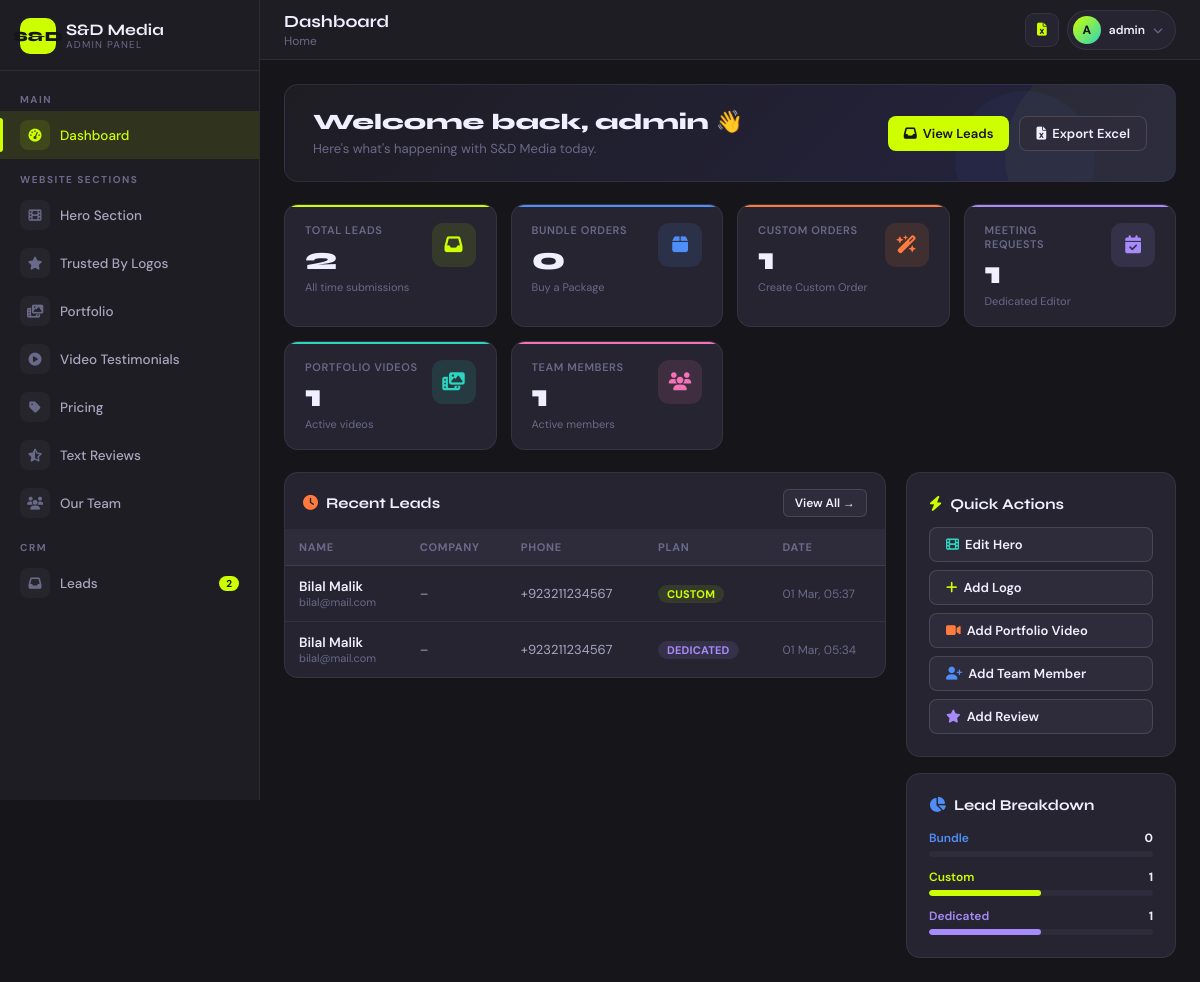
/cadmin/ (signed in), run on the app's committed database.
### core/models.py (models this page shows, shortened)
class Lead(models.Model):
    PLAN_CHOICES = [
        ('bundle', 'Buy a Package'),
        ('custom', 'Create Custom Order'),
        ('dedicated', 'Dedicated Editor'),
    ]
    name = models.CharField(max_length=100)
    company_name = models.CharField(max_length=150, blank=True)
    phone = models.CharField(max_length=30)
    email = models.EmailField()
    selected_plan = models.CharField(max_length=20, choices=PLAN_CHOICES)
    selected_video_types = models.ManyToManyField(VideoType, blank=True, related_name='leads')
    submitted_at = models.DateTimeField(auto_now_add=True)
    ip_address = models.GenericIPAddressField(blank=True, null=True)
    notes = models.TextField(blank=True)
    class Meta:
        verbose_name = "Lead / Submission"
        verbose_name_plural = "Leads / Submissions"
        ordering = ['-submitted_at']

### core/cadmin_views.py (the view)
# urls.py: path('',                 v.dashboard,       name='dashboard'),
@cadmin_required
def dashboard(request):
    return render(request, 'custom_admin/dashboard.html', {
        'total_leads':      Lead.objects.count(),
        'bundle_leads':     Lead.objects.filter(selected_plan='bundle').count(),
        'custom_leads':     Lead.objects.filter(selected_plan='custom').count(),
        'dedicated_leads':  Lead.objects.filter(selected_plan='dedicated').count(),
        'portfolio_videos': PortfolioVideo.objects.filter(is_active=True).count(),
        'team_members':     TeamMember.objects.filter(is_active=True).count(),
        'recent_leads':     Lead.objects.prefetch_related('selected_video_types').order_by('-submitted_at')[:8],
        'lead_count':       Lead.objects.count(),
    })

### core/cadmin_views.py (called while the page is built)
def is_staff(user):
    return user.is_authenticated and (user.is_staff or user.is_superuser)

### templates/custom_admin/dashboard.html (shortened to what this page needs)
{% extends "custom_admin/base.html" %}
{% block page_title %}Dashboard{% endblock %}
{% block content %}
<div style="background:linear-gradient(135deg,#1E1D23 0%,#252340 100%);border:1px solid rgba(255,255,255,0.07);border-radius:14px;padding:24px 28px;margin-bottom:22px;display:flex;align-items:center;justify-content:space-between;flex-wrap:wrap;gap:14px;overflow:hidden;position:relative;">
  <div style="position:relative;z-index:1;">
    <h1 style="font-family:'Syne',sans-serif;font-size:22px;font-weight:800;color:#F0EFFF;margin-bottom:5px;">Welcome back, {{ request.user.username }} 👋</h1>
    <p style="color:#6B698A;font-size:13px;">Here's what's happening with S&D Media today.</p>
  </div>
  <div style="display:flex;gap:10px;flex-wrap:wrap;position:relative;z-index:1;">
    <a href="{% url 'cadmin:lead_list' %}" class="btn btn-primary"><i class="fa-solid fa-inbox"></i> View Leads</a>
    <a href="{% url 'export-leads' %}" class="btn btn-secondary"><i class="fa-solid fa-file-excel"></i> Export Excel</a>
  </div>
</div>
<div class="stats-grid" style="margin-bottom:22px;">
  <a href="{% url 'cadmin:lead_list' %}" class="stat-card" style="--accent-color:#CDFF00;text-decoration:none;">
    <div class="stat-info">
      <div class="stat-label">Total Leads</div>
      <div class="stat-value">{{ total_leads }}</div>
      <div class="stat-sub">All time submissions</div>
    </div>
    <div class="stat-icon" style="background:rgba(205,255,0,0.10);color:#CDFF00;"><i class="fa-solid fa-inbox"></i></div>
  </a>
  <a href="{% url 'cadmin:lead_list' %}?plan=bundle" class="stat-card" style="--accent-color:#4F8EF7;text-decoration:none;">
    <div class="stat-info">
      <div class="stat-label">Bundle Orders</div>
      <div class="stat-value">{{ bundle_leads }}</div>
      <div class="stat-sub">Buy a Package</div>
    </div>
    <div class="stat-icon" style="background:rgba(79,142,247,0.12);color:#4F8EF7;"><i class="fa-solid fa-box"></i></div>
  </a>
  <a href="{% url 'cadmin:lead_list' %}?plan=custom" class="stat-card" style="--accent-color:#FF7A3D;text-decoration:none;">
    <div class="stat-info">
      <div class="stat-label">Custom Orders</div>
      <div class="stat-value">{{ custom_leads }}</div>
      <div class="stat-sub">Create Custom Order</div>
    </div>
    <div class="stat-icon" style="background:rgba(255,122,61,0.12);color:#FF7A3D;"><i class="fa-solid fa-wand-magic-sparkles"></i></div>
  </a>
  <a href="{% url 'cadmin:lead_list' %}?plan=dedicated" class="stat-card" style="--accent-color:#A78BFA;text-decoration:none;">
    <div class="stat-info">
      <div class="stat-label">Meeting Requests</div>
      <div class="stat-value">{{ dedicated_leads }}</div>
      <div class="stat-sub">Dedicated Editor</div>
    </div>
    <div class="stat-icon" style="background:rgba(167,139,250,0.12);color:#A78BFA;"><i class="fa-solid fa-calendar-check"></i></div>
  </a>
  <a href="{% url 'cadmin:portfolio_category_list' %}" class="stat-card" style="--accent-color:#2DD4BF;text-decoration:none;">
    <div class="stat-info">
      <div class="stat-label">Portfolio Videos</div>
      <div class="stat-value">{{ portfolio_videos }}</div>
      <div class="stat-sub">Active videos</div>
    </div>
    <div class="stat-icon" style="background:rgba(45,212,191,0.12);color:#2DD4BF;"><i class="fa-solid fa-photo-film"></i></div>
  </a>
  <a href="{% url 'cadmin:team_list' %}" class="stat-card" style="--accent-color:#F472B6;text-decoration:none;">
    <div class="stat-info">
      <div class="stat-label">Team Members</div>
      <div class="stat-value">{{ team_members }}</div>
      <div class="stat-sub">Active members</div>
    </div>
    <div class="stat-icon" style="background:rgba(244,114,182,0.12);color:#F472B6;"><i class="fa-solid fa-users"></i></div>
  </a>
</div>
<div class="dash-bottom">
  <div class="card" style="padding:0;min-width:0;">
    <div style="display:flex;align-items:center;justify-content:space-between;padding:16px 18px 12px;">
      <div class="card-title"><i class="fa-solid fa-clock" style="color:#FF7A3D;margin-right:8px;"></i>Recent Leads</div>
      <a href="{% url 'cadmin:lead_list' %}" class="btn btn-secondary btn-sm">View All →</a>
    </div>
    {% if recent_leads %}
    <div class="table-wrap">
      <table>
        <thead>
          <tr>
            <th>Name</th>
            <th>Company</th>
            <th>Phone</th>
            <th>Plan</th>
            <th>Date</th>
          </tr>
        </thead>
        <tbody>
          {% for lead in recent_leads %}
          <tr>
            <td>
              <div style="font-weight:600;color:#F0EFFF;">{{ lead.name }}</div>
              <div style="font-size:11px;color:#6B698A;">{{ lead.email }}</div>
            </td>
            <td style="color:#A8A6C0;font-size:13px;">{{ lead.company_name|default:"–" }}</td>
            <td style="color:#A8A6C0;font-size:13px;">{{ lead.phone }}</td>
            <td>
              {% if lead.selected_plan == 'custom' %}
                <span class="badge badge-green">Custom</span>
              {% elif lead.selected_plan == 'bundle' %}
                <span class="badge badge-blue">Bundle</span>
              {% else %}
                <span class="badge badge-purple">Dedicated</span>
              {% endif %}
            </td>
            <td style="color:#6B698A;font-size:12px;white-space:nowrap;">{{ lead.submitted_at|date:"d M, H:i" }}</td>
          </tr>
          {% endfor %}
        </tbody>
      </table>
    </div>
    {% else %}
    <div class="empty-state">
      <div class="empty-icon"><i class="fa-solid fa-inbox"></i></div>
      <h3>No leads yet</h3>
      <p>Submissions from the pricing section will appear here.</p>
    </div>
    {% endif %}
  </div>
  <div style="display:flex;flex-direction:column;gap:16px;min-width:0;">
    <div class="card">
      <div class="card-title" style="margin-bottom:14px;"><i class="fa-solid fa-bolt" style="color:#CDFF00;margin-right:8px;"></i>Quick Actions</div>
      <div style="display:flex;flex-direction:column;gap:8px;">
        <a href="{% url 'cadmin:hero_add' %}" class="btn btn-secondary w-full"><i class="fa-solid fa-film" style="color:#2DD4BF;"></i> Edit Hero</a>
        <a href="{% url 'cadmin:logo_add' %}" class="btn btn-secondary w-full"><i class="fa-solid fa-plus" style="color:#CDFF00;"></i> Add Logo</a>
        <a href="{% url 'cadmin:portfolio_video_add' %}" class="btn btn-secondary w-full"><i class="fa-solid fa-video" style="color:#FF7A3D;"></i> Add Portfolio Video</a>
        <a href="{% url 'cadmin:team_add' %}" class="btn btn-secondary w-full"><i class="fa-solid fa-user-plus" style="color:#4F8EF7;"></i> Add Team Member</a>
        <a href="{% url 'cadmin:review_add' %}" class="btn btn-secondary w-full"><i class="fa-solid fa-star" style="color:#A78BFA;"></i> Add Review</a>
      </div>
    </div>
    <div class="card">
      <div class="card-title" style="margin-bottom:16px;"><i class="fa-solid fa-chart-pie" style="color:#4F8EF7;margin-right:8px;"></i>Lead Breakdown</div>
      {% if total_leads > 0 %}
      <div style="display:flex;flex-direction:column;gap:12px;">
        <div>
          <div style="display:flex;justify-content:space-between;margin-bottom:5px;">
            <span style="font-size:12px;font-weight:600;color:#4F8EF7;">Bundle</span>
            <span style="font-size:12px;font-weight:700;color:#F0EFFF;">{{ bundle_leads }}</span>
          </div>
          <div style="background:#2E2C3A;border-radius:20px;height:6px;overflow:hidden;">
          </div>
        </div>
        <div>
          <div style="display:flex;justify-content:space-between;margin-bottom:5px;">
            <span style="font-size:12px;font-weight:600;color:#CDFF00;">Custom</span>
            <span style="font-size:12px;font-weight:700;color:#F0EFFF;">{{ custom_leads }}</span>
          </div>
          <div style="background:#2E2C3A;border-radius:20px;height:6px;overflow:hidden;">
            <div class="bar-fill" data-pct="{% widthratio custom_leads total_leads 100 %}" style="background:#CDFF00;height:100%;width:0%;border-radius:20px;transition:width .6s ease;"></div>
          </div>
        </div>
        <div>
          <div style="display:flex;justify-content:space-between;margin-bottom:5px;">
            <span style="font-size:12px;font-weight:600;color:#A78BFA;">Dedicated</span>
            <span style="font-size:12px;font-weight:700;color:#F0EFFF;">{{ dedicated_leads }}</span>
          </div>
          <div style="background:#2E2C3A;border-radius:20px;height:6px;overflow:hidden;">
            <div class="bar-fill" data-pct="{% widthratio dedicated_leads total_leads 100 %}" style="background:#A78BFA;height:100%;width:0%;border-radius:20px;transition:width .6s ease;"></div>
          </div>
        </div>
      </div>
      {% else %}
      <p style="color:#6B698A;font-size:13px;">No lead data yet.</p>
      {% endif %}
    </div>
  </div>
</div>
{% endblock %}

### templates/custom_admin/base.html (shortened to what this page needs)
<!DOCTYPE html>
<html lang="en">
<head>
  <link rel="stylesheet" href="https://cdnjs.cloudflare.com/ajax/libs/font-awesome/6.5.0/css/all.min.css"/>
</head>
<body>
<aside class="sidebar" id="sidebar">
  <div class="sidebar-logo">
    <div class="logo-icon">S&D</div>
    <div>
      <div class="logo-text">S&D Media</div>
      <div class="logo-sub">Admin Panel</div>
    </div>
  </div>
  <div class="sidebar-scroll">
    <div class="nav-label">Main</div>
    <a href="{% url 'cadmin:dashboard' %}" class="nav-item {% if request.resolver_match.url_name == 'dashboard' %}active{% endif %}">
      <span class="nav-icon"><i class="fa-solid fa-gauge-high"></i></span>Dashboard
    </a>
    <div class="nav-label">Website Sections</div>
    <a href="{% url 'cadmin:hero_list' %}" class="nav-item {% if 'hero' in request.resolver_match.url_name %}active{% endif %}">
      <span class="nav-icon"><i class="fa-solid fa-film"></i></span>Hero Section
    </a>
    <a href="{% url 'cadmin:logo_list' %}" class="nav-item {% if 'logo' in request.resolver_match.url_name %}active{% endif %}">
      <span class="nav-icon"><i class="fa-solid fa-star"></i></span>Trusted By Logos
    </a>
    <a href="{% url 'cadmin:portfolio_category_list' %}" class="nav-item {% if 'portfolio' in request.resolver_match.url_name %}active{% endif %}">
      <span class="nav-icon"><i class="fa-solid fa-photo-film"></i></span>Portfolio
    </a>
    <a href="{% url 'cadmin:video_testimonial_list' %}" class="nav-item {% if 'video_testimonial' in request.resolver_match.url_name %}active{% endif %}">
      <span class="nav-icon"><i class="fa-solid fa-circle-play"></i></span>Video Testimonials
    </a>
    <a href="{% url 'cadmin:pricing_list' %}" class="nav-item {% if 'pricing' in request.resolver_match.url_name or 'video_type' in request.resolver_match.url_name %}active{% endif %}">
      <span class="nav-icon"><i class="fa-solid fa-tag"></i></span>Pricing
    </a>
    <a href="{% url 'cadmin:review_list' %}" class="nav-item {% if 'review' in request.resolver_match.url_name %}active{% endif %}">
      <span class="nav-icon"><i class="fa-solid fa-star-half-stroke"></i></span>Text Reviews
    </a>
    <a href="{% url 'cadmin:team_list' %}" class="nav-item {% if 'team' in request.resolver_match.url_name %}active{% endif %}">
      <span class="nav-icon"><i class="fa-solid fa-users"></i></span>Our Team
    </a>
    <div class="nav-label">CRM</div>
    <a href="{% url 'cadmin:lead_list' %}" class="nav-item {% if 'lead' in request.resolver_match.url_name %}active{% endif %}">
      <span class="nav-icon"><i class="fa-solid fa-inbox"></i></span>
      Leads
      {% if lead_count %}<span class="nav-badge">{{ lead_count }}</span>{% endif %}
    </a>
  </div>
</aside>
<div class="main-wrap">
  <header class="topbar">
    <div class="topbar-left">
      <div>
        <div class="page-title">{% block page_title %}Dashboard{% endblock %}</div>
        <div class="breadcrumb">
          <a href="{% url 'cadmin:dashboard' %}">Home</a>
        </div>
      </div>
    </div>
    <div class="topbar-right">
      <a href="{% url 'export-leads' %}" class="icon-btn" title="Export Leads to Excel">
        <i class="fa-solid fa-file-excel" style="color:var(--green)"></i>
      </a>
      <div class="user-menu">
        <div class="user-btn" onclick="toggleDropdown()" id="user-btn">
          <div class="user-avatar">{{ request.user.username|slice:":1"|upper }}</div>
          <span class="user-name-top">{{ request.user.username }}</span>
          <i class="fa-solid fa-chevron-down user-chevron" id="chevron"></i>
        </div>
      </div>
    </div>
  </header>
  <main class="content">{% block content %}{% endblock %}</main>
</div>
</body>
</html>

### templates/custom_admin/dashboard.html (style rules this page uses)
.dash-bottom { display: grid; grid-template-columns: 1fr 270px; gap: 20px; align-items: start; }

### data on the page
Lead: name "Bilal Malik", email "bilal@mail.com", company_name "–", phone "+923211234567", selected_plan "CUSTOM", submitted_at "01 Mar, 05:37"
Lead: name "Bilal Malik", email "bilal@mail.com", company_name "–", phone "+923211234567", selected_plan "DEDICATED", submitted_at "01 Mar, 05:34"

### other printed values
{{ lead_count }} "2"
{{ request.user.username|slice:":1"|upper }} "A"
{{ request.user.username }} "admin"
{{ total_leads }} "2"
{{ bundle_leads }} "0"
{{ custom_leads }} "1"
{{ dedicated_leads }} "1"
{{ portfolio_videos }} "1"
{{ team_members }} "1"
